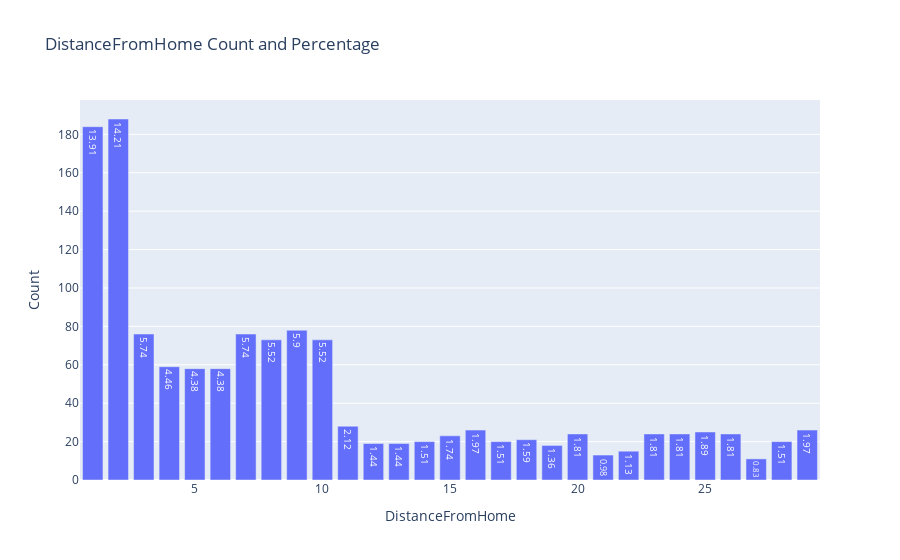
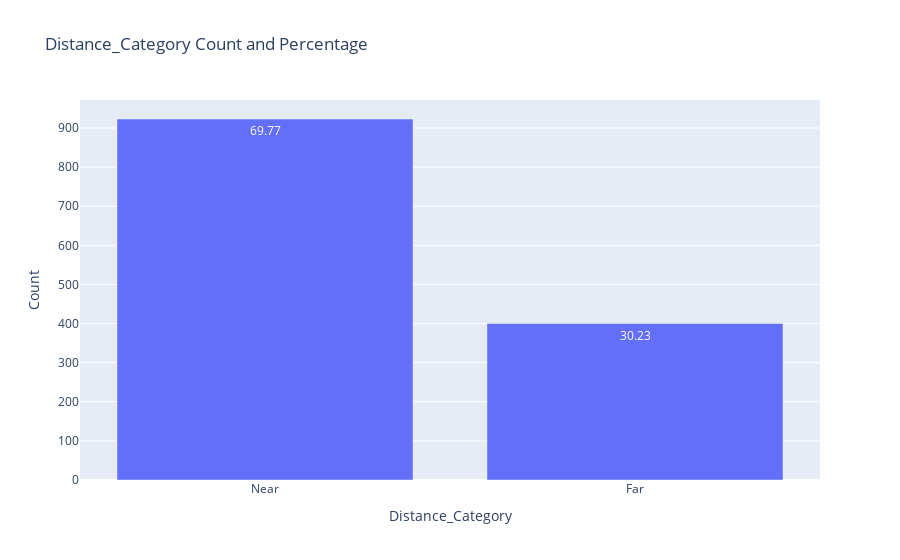

Notebook cell for these charts, in order:
### Code cell
# Display descriptive statistics of 'DistancefromHome' column
print("Descriptive statistics of 'DistancefromHome' column:")
print(data['DistanceFromHome'].describe())

# Categorize 'DistanceFromHome' into 'Near' and 'Far' categories
data['Distance_Category'] = pd.cut(data['DistanceFromHome'], bins=[-1, 10, data['DistanceFromHome'].max()], labels=['Near', 'Far'])

# Display data with 'DistanceFromHome' and 'Distance_Category' columns
print("\nData with 'DistanceFromHome' and 'Distance_Category' columns:")
print(data[['DistanceFromHome', 'Distance_Category']])


# Display count and percentage of each category in 'DistancefromHome' column
cat_summary_plotly(data, 'DistanceFromHome')
# Display count and percentage of each category in 'Distance_Category' column
cat_summary_plotly(data, 'Distance_Category')

### Figure 1 — Plotly figure (JSON) as saved in the notebook; plotly's stock layout.template omitted (floating-point values rounded to 4 significant figures)
{"data": [{"alignmentgroup": "True", "hovertemplate": "DistanceFromHome=%{x}<br>Count=%{y}<br>Percentage=%{text}<extra></extra>", "legendgroup": "", "marker": {"color": "#636efa", "pattern": {"shape": ""}}, "name": "", "offsetgroup": "", "orientation": "v", "showlegend": false, "text": [14.21, 13.91, 5.9, 5.74, 5.74, 5.52, 5.52, 4.46, 4.38, 4.38, 2.12, 1.97, 1.97, 1.89, 1.81, 1.81, 1.81, 1.81, 1.74, 1.59, 1.51, 1.51, 1.51, 1.44, 1.44, 1.36, 1.13, 0.98, 0.83], "textposition": "auto", "type": "bar", "x": [2, 1, 9, 7, 3, 10, 8, 4, 6, 5, 11, 29, 16, 25, 20, 26, 24, 23, 15, 18, 17, 28, 14, 13, 12, 19, 22, 21, 27], "xaxis": "x", "y": [188, 184, 78, 76, 76, 73, 73, 59, 58, 58, 28, 26, 26, 25, 24, 24, 24, 24, 23, 21, 20, 20, 20, 19, 19, 18, 15, 13, 11], "yaxis": "y"}], "layout": {"barmode": "relative", "legend": {"tracegroupgap": 0}, "title": {"text": "DistanceFromHome Count and Percentage"}, "xaxis": {"anchor": "y", "domain": [0, 1], "title": {"text": "DistanceFromHome"}}, "yaxis": {"anchor": "x", "domain": [0, 1], "title": {"text": "Count"}}}}

### Figure 2 — Plotly figure (JSON) as saved in the notebook; plotly's stock layout.template omitted (floating-point values rounded to 4 significant figures)
{"data": [{"alignmentgroup": "True", "hovertemplate": "Distance_Category=%{x}<br>Count=%{y}<br>Percentage=%{text}<extra></extra>", "legendgroup": "", "marker": {"color": "#636efa", "pattern": {"shape": ""}}, "name": "", "offsetgroup": "", "orientation": "v", "showlegend": false, "text": [69.77, 30.23], "textposition": "auto", "type": "bar", "x": ["Near", "Far"], "xaxis": "x", "y": [923, 400], "yaxis": "y"}], "layout": {"barmode": "relative", "legend": {"tracegroupgap": 0}, "title": {"text": "Distance_Category Count and Percentage"}, "xaxis": {"anchor": "y", "domain": [0, 1], "title": {"text": "Distance_Category"}}, "yaxis": {"anchor": "x", "domain": [0, 1], "title": {"text": "Count"}}}}
